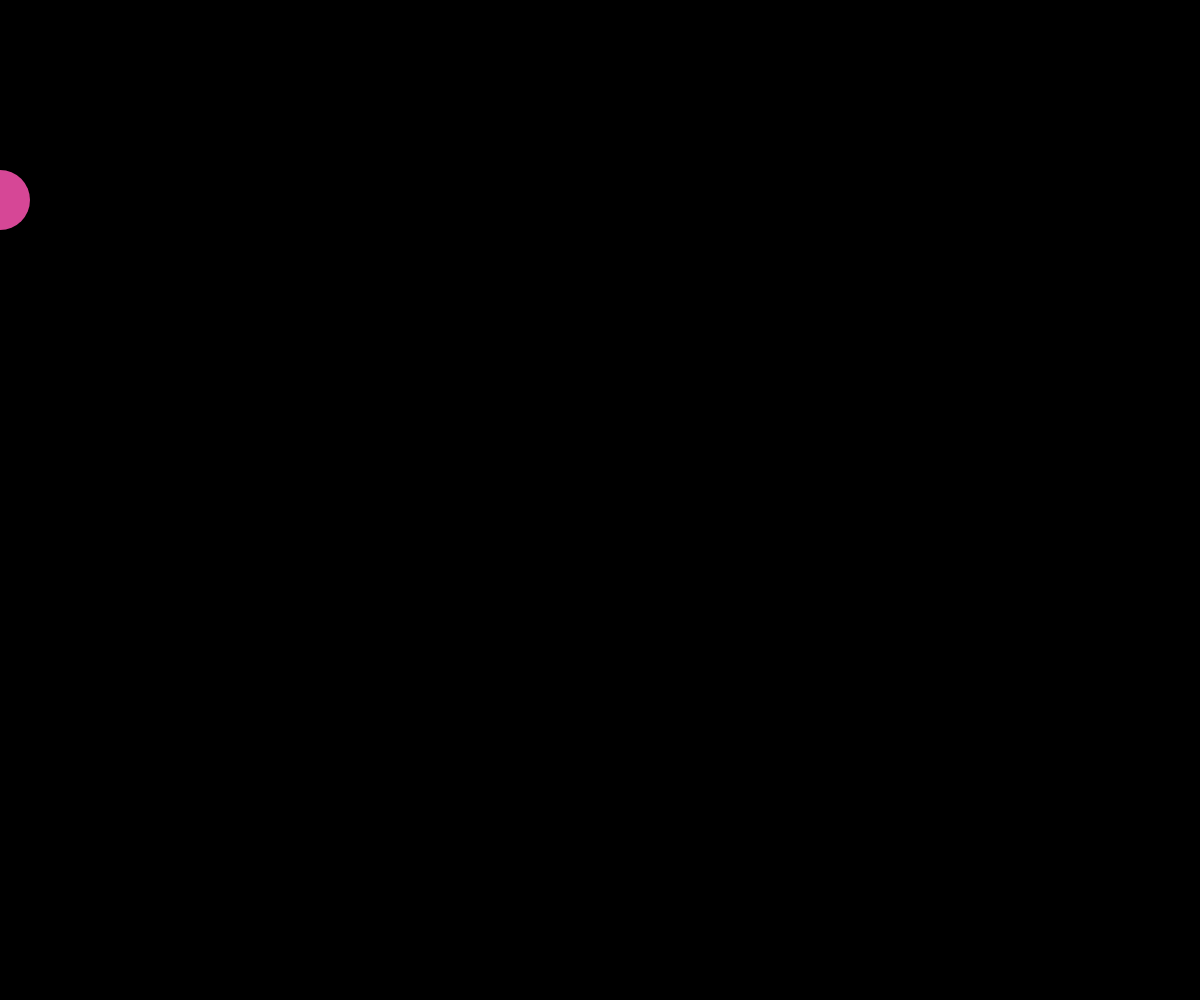
Frame 1 (no input)
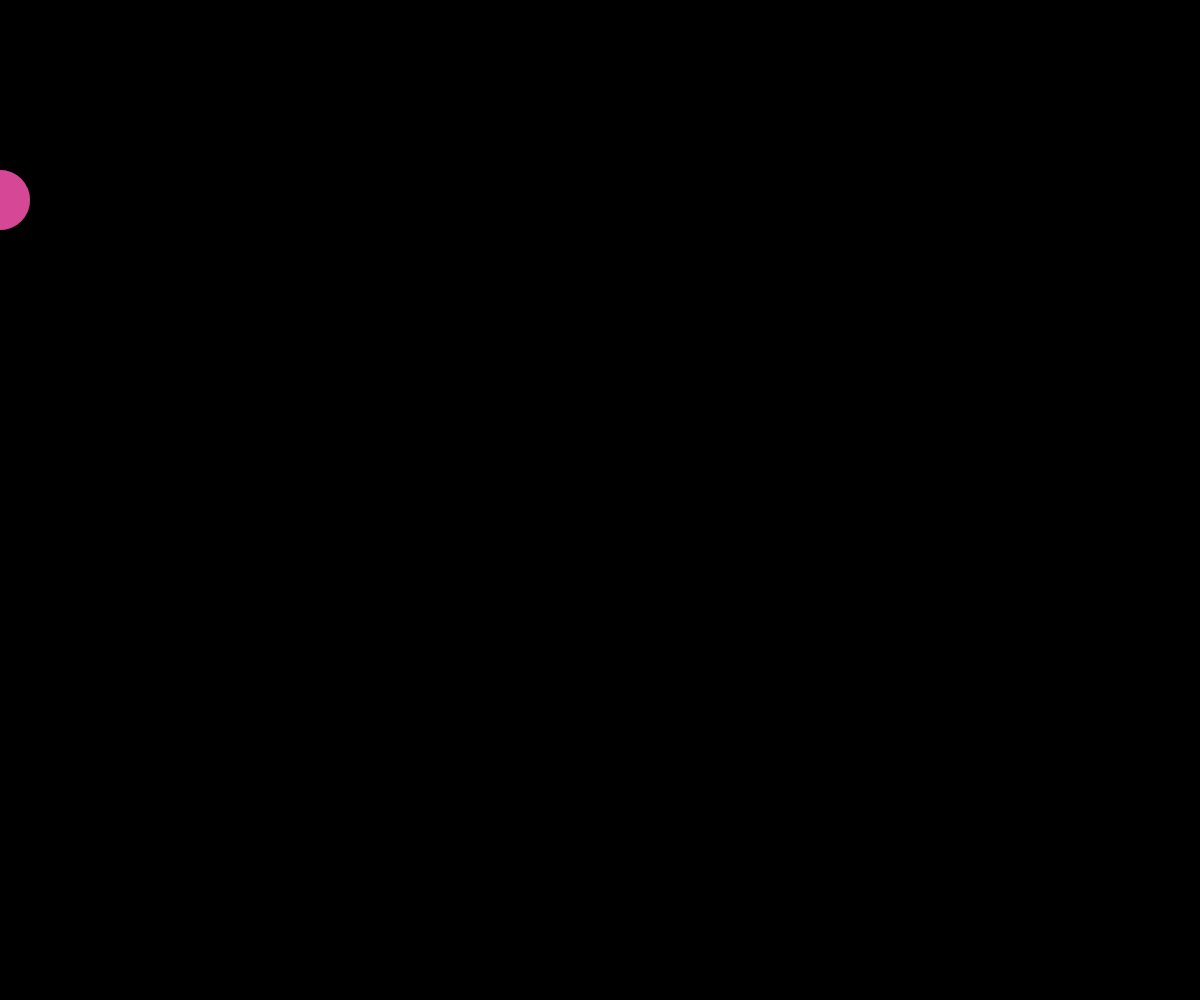
Frame 60 (no input)
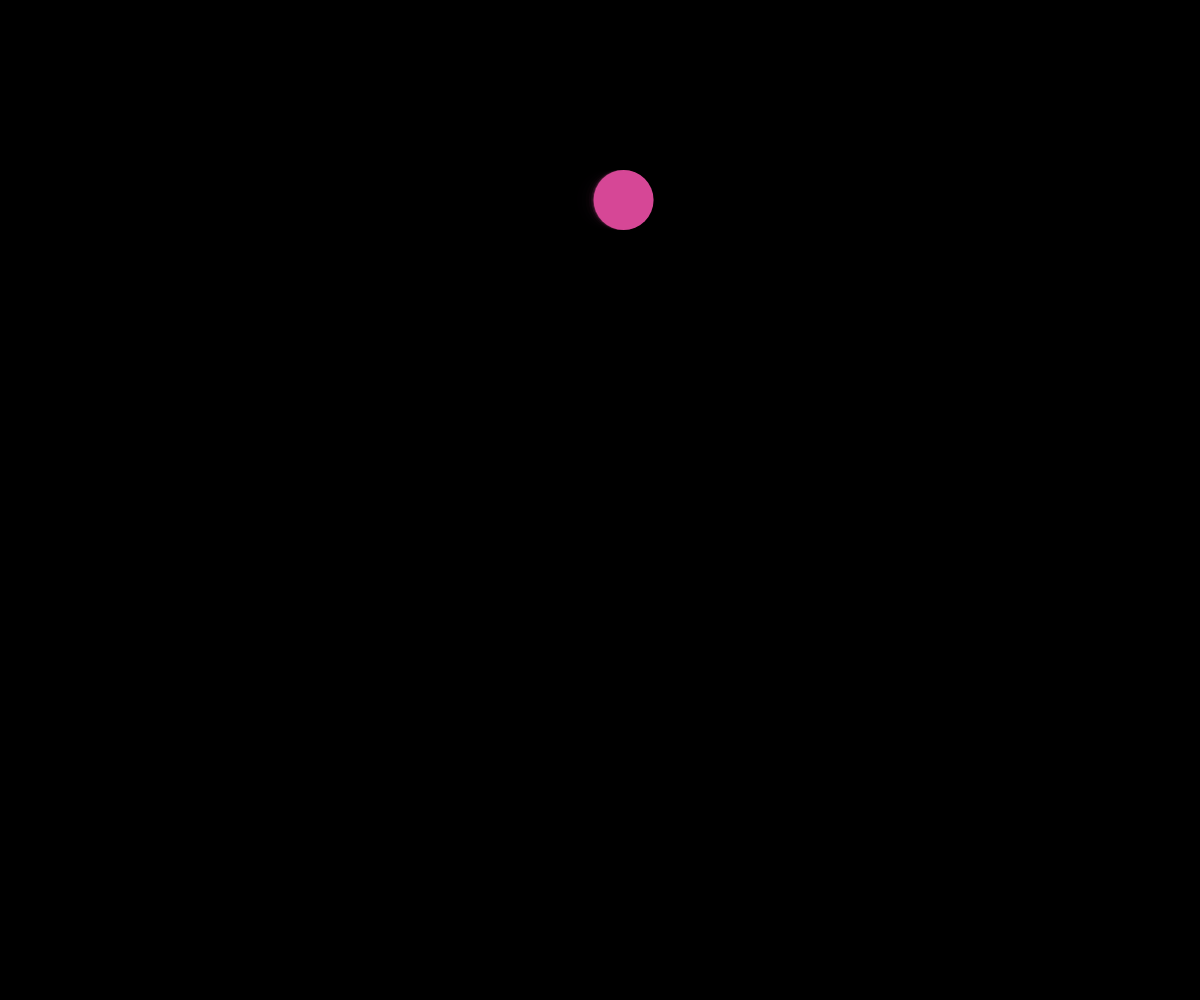
Frame 120 (the mouse pressed at the canvas centre since frame 60)

The p5.js sketch that drew these frames (run headless with seeded random() and noise() and a simulated clock; from frame 60 on, the mouse is pressed at the canvas centre):

// p5.js sketch
// ── sketch.js
var pos,target,vel,ctx,r,drag,strength,dragSlider, strengthSlider;

function setup() {
  ctx = createCanvas(windowWidth, windowHeight);  
  // frameRate(5); // if you want to see it in slloowwmmoo
  noStroke();
  background(0,0,0); 
  
  r = 60; 
  pos = 0;
  target = 0;
  vel =0;
  
 drag = 0.9; 
 strength = 0.2; 
}

function draw() { //draw is called every frame
   background('rgba(0,0,0, 0.6)');  

  target = mouseX;
  
  var force = target - pos;
  force *= strength/2;
  
  vel *= drag;
  vel+= force;
  
  pos += vel/4;
    
  //draw our circle 
  fill(214, 71, 150);
  ellipse(pos, 200, r);
 
}






function windowResized() {
  resizeCanvas(windowWidth, windowHeight);
}
